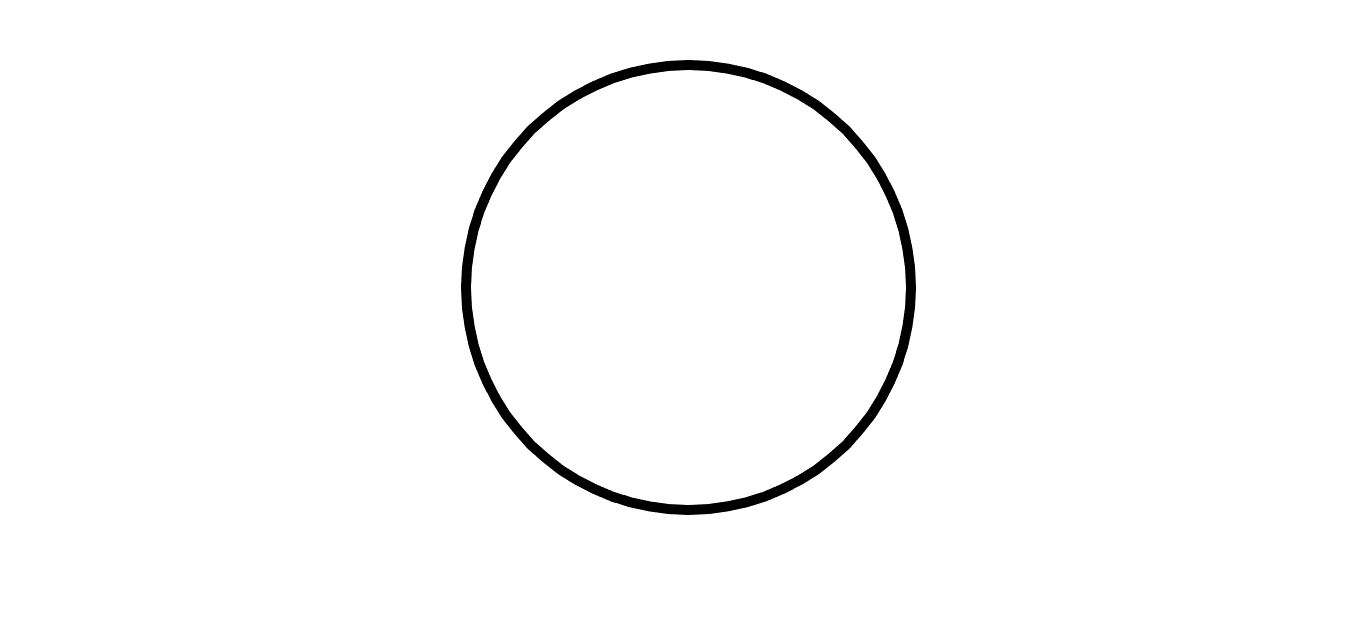
#> input picture rond_inside.png, 1350 x 619 px
$ python main.py
#> lines starting #> are read from the running program, lines starting #| are printed output that depends on the picture; after the words box and inside, x2 and y2 are one past the last pixel; in counts of white or black regions, pixels touching at a corner belong together

"""
The purpose of this code is to check that the center of the image is inside a circle.
If this is the case the circle is drawn in green, else it's drawn in red.
https://opencv24-python-tutorials.readthedocs.io/en/latest/py_tutorials/py_imgproc/py_houghcircles/py_houghcircles.html
"""

import cv2
import numpy as np


def is_inside(circle_x: int, circle_y: int,
              rad: int, x_pos: int, y_pos: int) -> bool:
    """
    Compare radius of circle with distance of its center from given point
    :param circle_x: X center of the circle
    :param circle_y: Y center of the circle
    :param rad: Radius of the circle
    :param x_pos: X position of the point you want to check if it is in the circle
    :param y_pos: Y position of the point you want to check if it is in the circle
    :return: True if it is inside else false
    """
    return True if (x_pos - circle_x) * (x_pos - circle_x) + (y_pos - circle_y) * (y_pos - circle_y) <= rad * rad\
        else False


# Reading the image
img = cv2.imread('rond_inside.png')
#> img is the input picture: shape (619, 1350, 3); min 0, max 255, mean 250.7

output = img.copy()
gray = cv2.cvtColor(output, cv2.COLOR_BGR2GRAY)  # Convert to black and white picture

# Reduce noise
gray = cv2.medianBlur(gray, 5)

# Detect circles
circles = cv2.HoughCircles(
    gray,
    cv2.HOUGH_GRADIENT,
    dp=1,
    minDist=10000,
    param1=100,
    param2=40,
    minRadius=0,
    maxRadius=0
)
#> circles = [[688.5, 287.5, 227.5]]

# Getting the height and width of the image
height = output.shape[0]
#> height = 619
width = output.shape[1]
#> width = 1350

# Get the center of the image
center_height = int(height / 2)
#> center_height = 309
center_width = int(width / 2)
#> center_width = 675

# Draw only the first detected circle
if circles is not None:
    circles = np.uint16(np.around(circles))
#> circles = [[688, 288, 228]]
    for i in circles[0, :]:
        print(i)
        x, y, r = circles[0][0]

        cv2.circle(output, (x, y), 2, (255, 0, 0), 3)  # Center point

        # Check if the center of the image is in the circle
        center_is_inside = is_inside(int(x), int(y), int(r), center_width, center_height)

        color = (0, 255, 0) if center_is_inside else (0, 0, 255)
        cv2.circle(output, (x, y), r, color, 2)  # Circle outline
#> this loop made 1 pass
#> (x, y, r, center_is_inside, color) on pass 1: (688, 288, 228, True, (0, 255, 0))
#| [688 288 228]
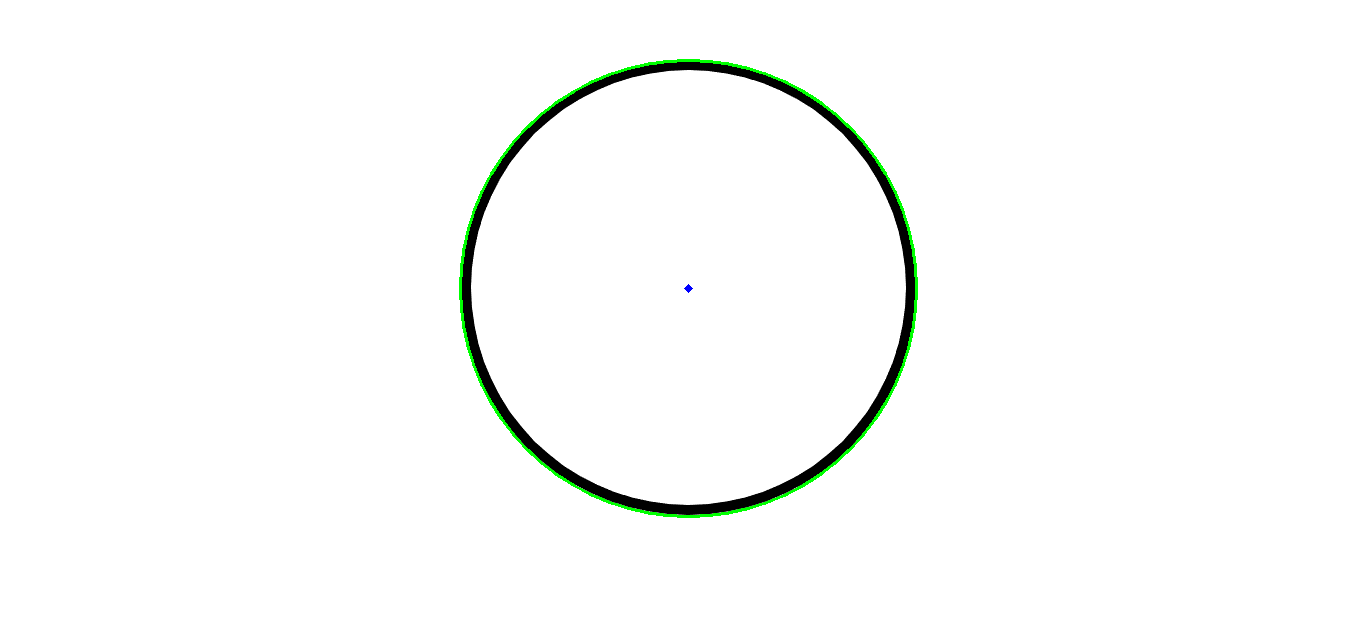
#> output: shape (619, 1350, 3); 0.51% of pixels changed, all inside (x1, y1, x2, y2) = (459, 59, 918, 518)

# Drawing the lines
cv2.line(output, (0, 0), (width, height), (0, 0, 0), 1)
cv2.line(output, (width, 0), (0, height), (0, 0, 0), 1)
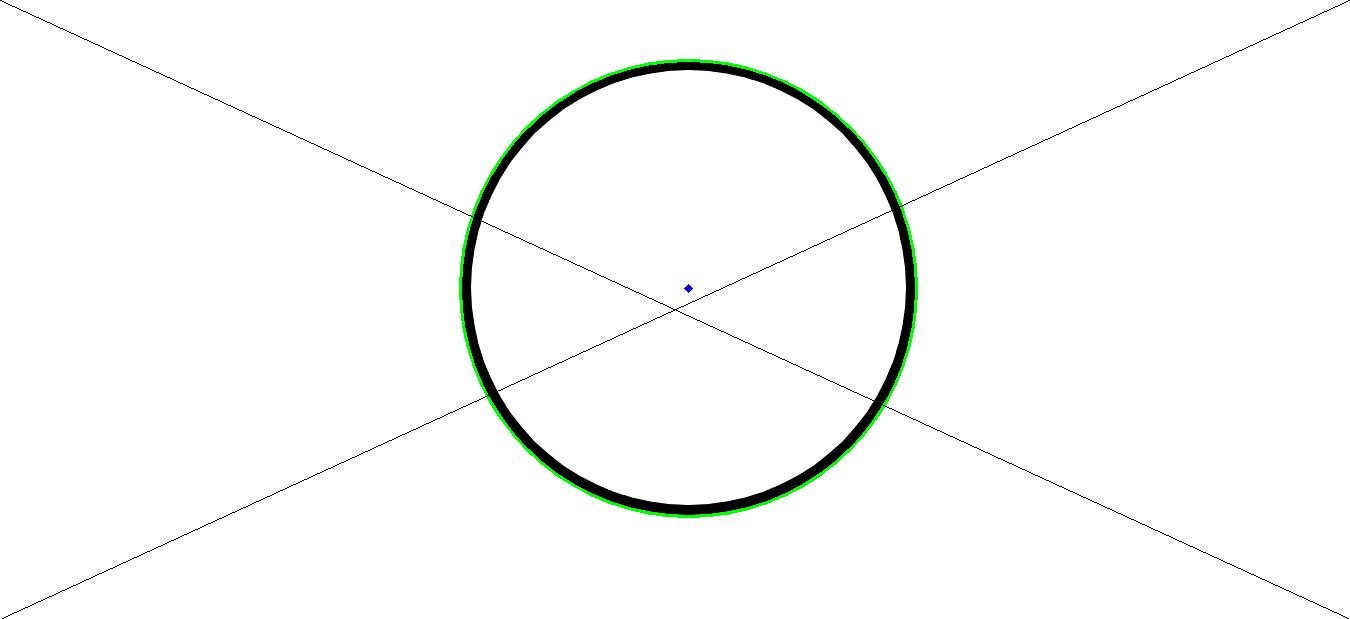
#> output: shape (619, 1350, 3); mean B, G, R 249.1, 250.3, 249.1

# Show result
cv2.imshow('Detected Circle', output)
cv2.waitKey(0)
cv2.destroyAllWindows()

$ run again, with rond.png copied over rond_inside.png
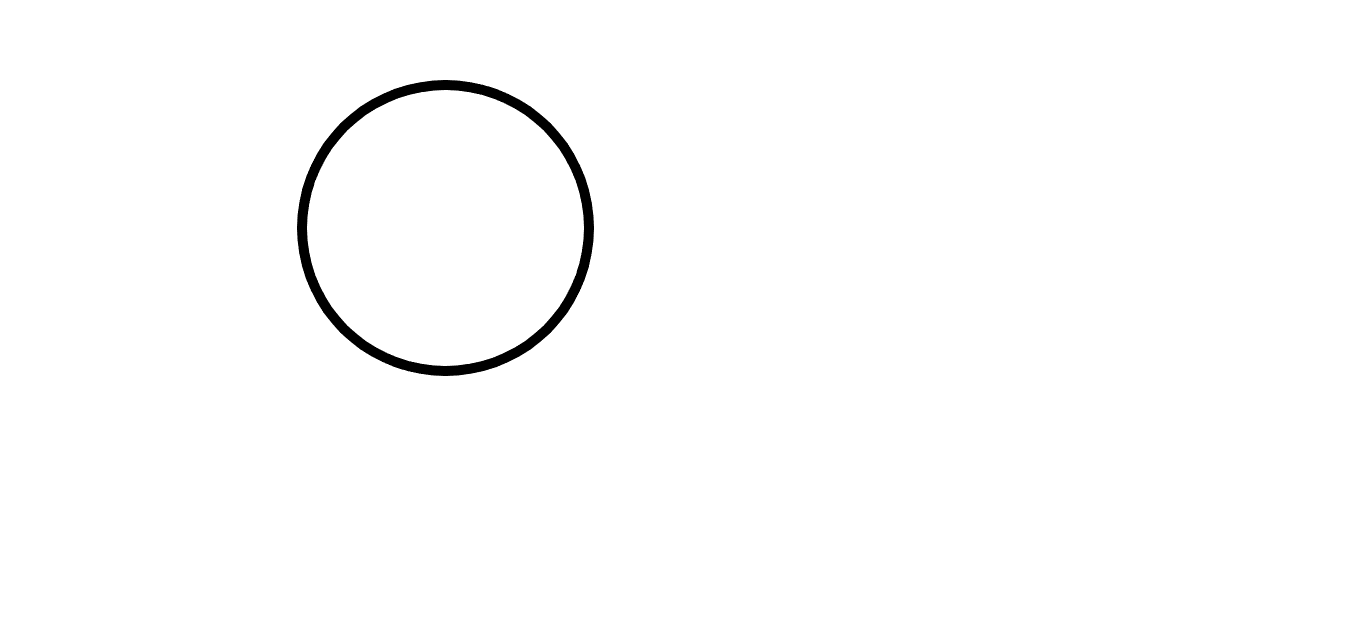
#> input picture rond.png, 1350 x 619 px
#> img is the input picture: shape (619, 1350, 3); min 0, max 255, mean 252.3
#> `circles = cv2.HoughCircles( gray, cv2.HOUGH_GRADIENT, dp=1, minDist=10..`: circles = [[446.5, 226.5, 147]]
#> `circles = np.uint16(np.around(circles))`: circles = [[446, 226, 147]]
#> the loop `for i in circles[0, :]:` made 1 pass
#> (x, y, r, center_is_inside, color) on pass 1: (446, 226, 147, False, (0, 0, 255))
#> (printed output is left out)
#> after the loop `for i in circles[0, :]:`:
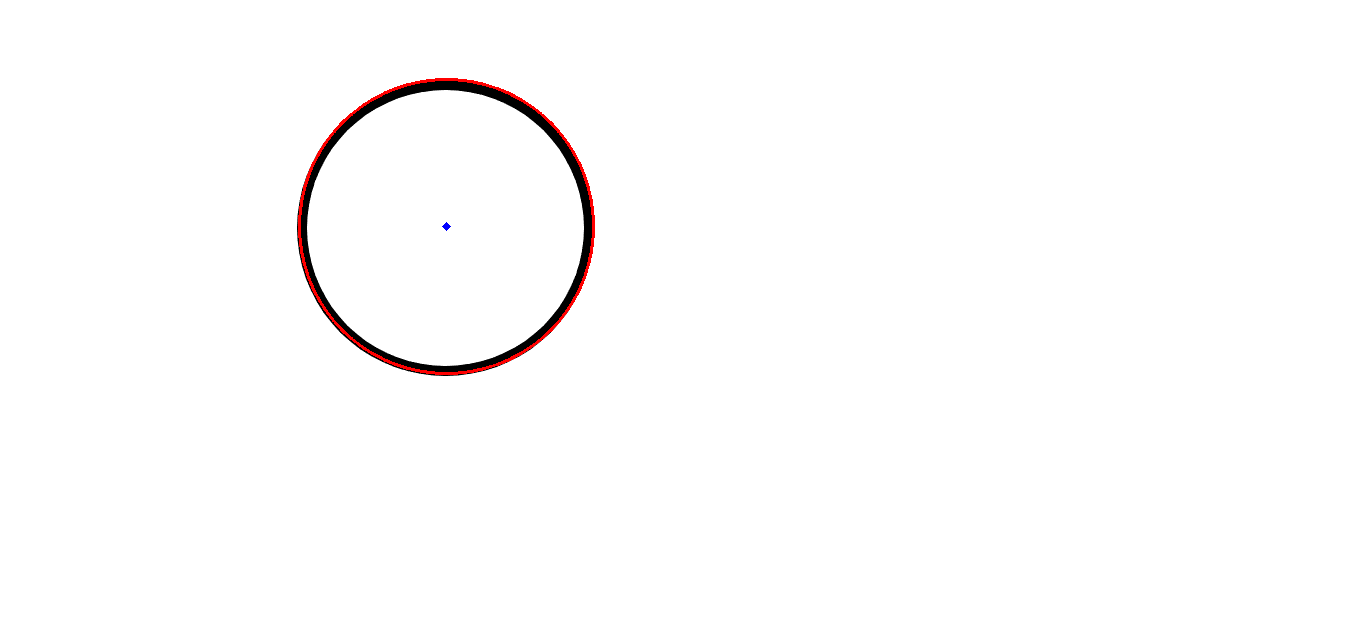
#> output: shape (619, 1350, 3); 0.33% of pixels changed, all inside (x1, y1, x2, y2) = (298, 78, 595, 375)
#> `cv2.line(output, (width, 0), (0, height), (0, 0, 0), 1)`:
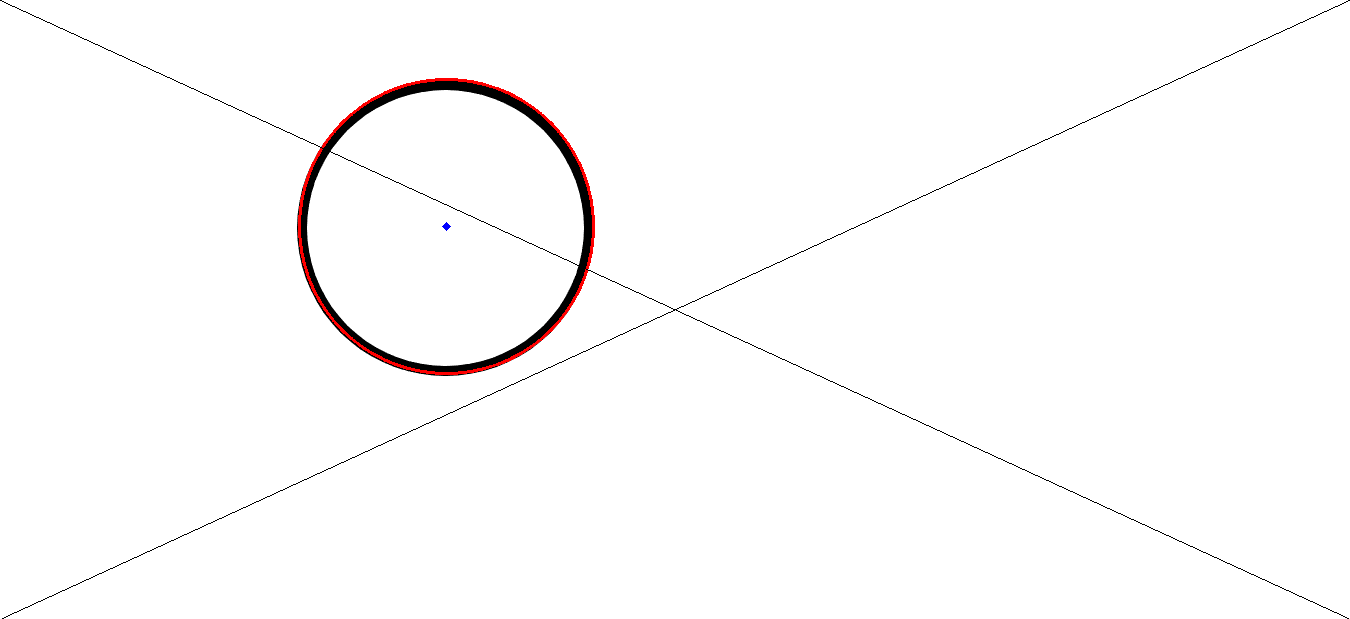
#> output: shape (619, 1350, 3); mean B, G, R 251.2, 251.2, 252.1
